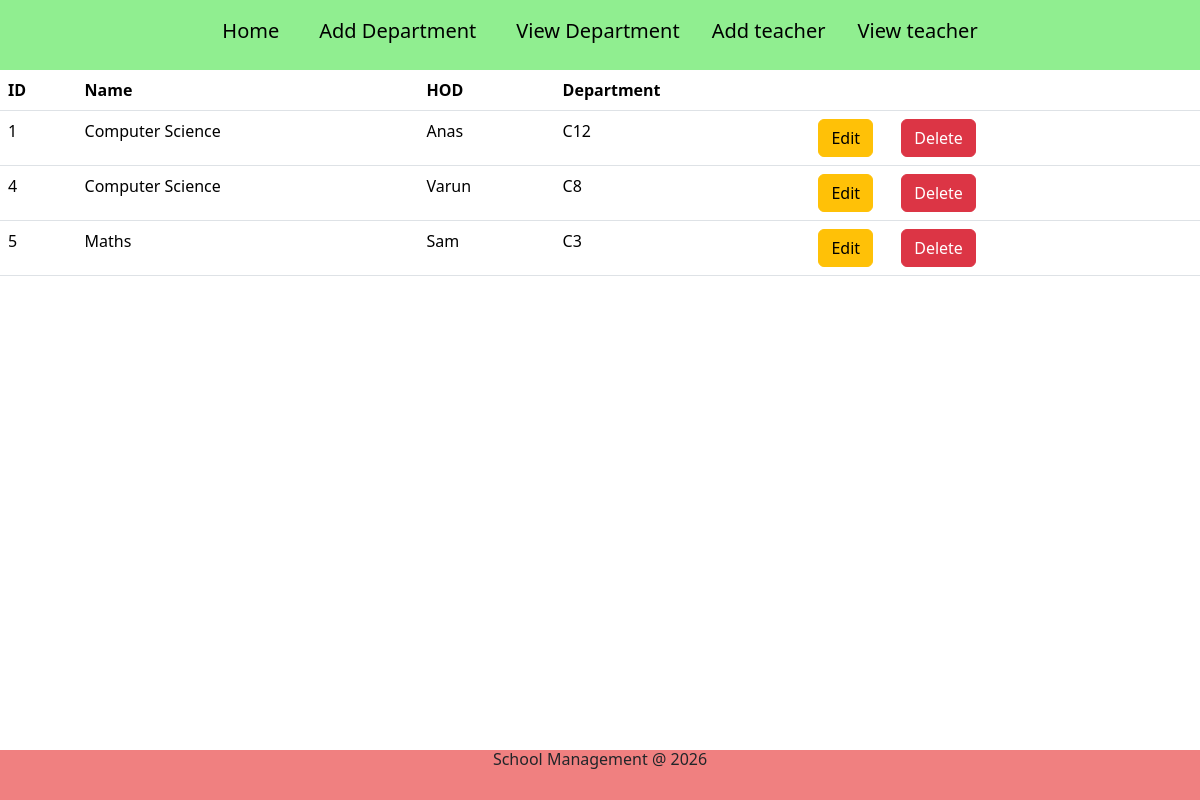
/office/deptlist, run on the app's committed database.
### office/models.py (models this page shows)
class Department(models.Model):
    name=models.CharField(max_length=100)
    hod=models.CharField(max_length=100)
    dept_room=models.CharField(max_length=50)

### office/views.py (the view)
# urls.py: path('deptlist',DeptListView.as_view(),name="dptlistv"),
class DeptListView(View):
    def get(self,req):
        data = Department.objects.all()
        return render(req,"deptlist.html",{'data':data})

### office/templates/deptlist.html (shortened to what this page needs)
{% extends "base.html" %}
{% block base %}
{% if data %}
<table class="table">
    <thead>
        <tr>
            <th>ID</th>
            <th>Name</th>
            <th>HOD</th>
            <th>Department</th>
            <th></th>
        </tr>
    </thead>
    <tbody>
        {% for i in data %}
        <tr>
            <td>{{i.id}}</td>
            <td>{{i.name}}</td>
            <td>{{i.hod}}</td>
            <td>{{i.dept_room}}</td>
            <td>
                <a href="{% url 'editdept' i.id %}" class="btn btn-warning me-4 ">Edit</a>
                <a href="{% url 'dltdptview' i.id %}" class="btn btn-danger">Delete</a>
            </td>
        </tr>
        {% endfor %}
    </tbody>
</table>
{% endif %}
{% endblock base %}

### data on the page
Department: id "1", name "Computer Science", hod "Anas", dept_room "C12"
Department: id "4", name "Computer Science", hod "Varun", dept_room "C8"
Department: id "5", name "Maths", hod "Sam", dept_room "C3"
